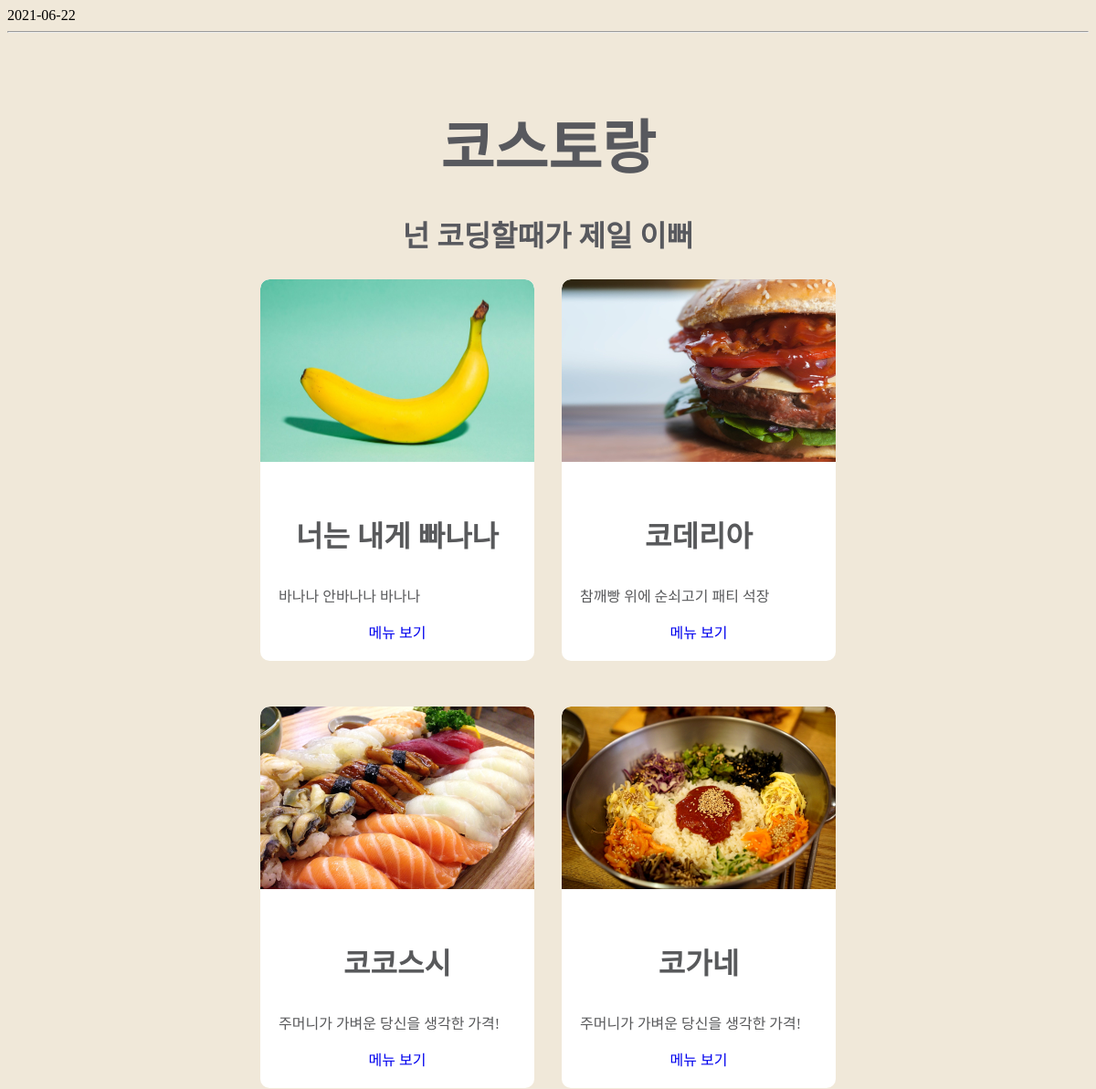
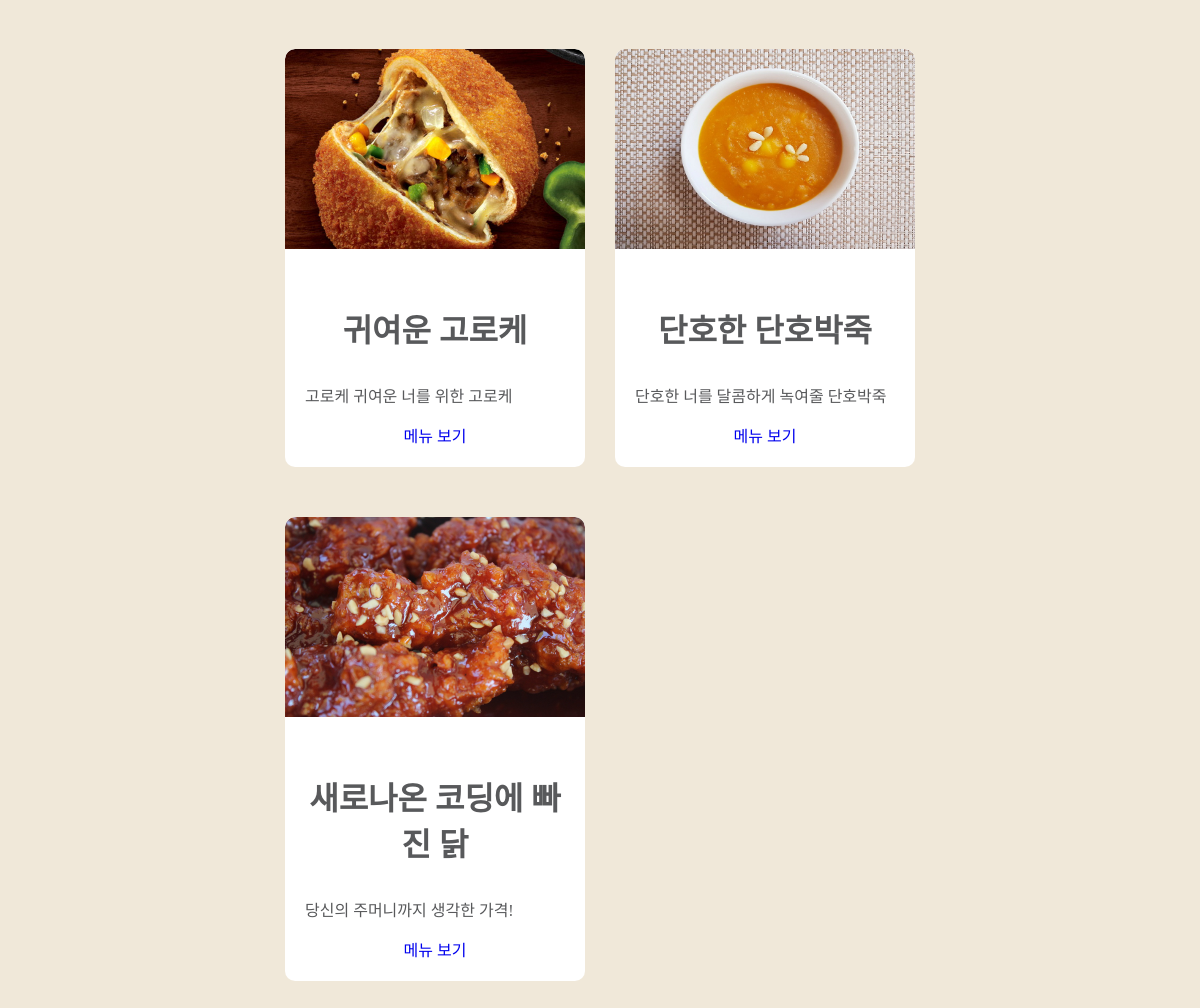
The page /foods/menu/ on the database its author committed (2 pictures, top to bottom).
### foods/models.py (models this page shows, shortened)
class Menu(models.Model):
    name = models.CharField(max_length=50)
    description = models.CharField(max_length=100)
    price = models.IntegerField()
    img_path = models.CharField(max_length=255)

### foods/views.py (the view)
# urls.py: path('menu/', views.index),
def index(request):
    context = dict()
    today = str(datetime.today().date())
    menus = Menu.objects.all()
    context['date'] = today
    context['menus'] = menus
    return render(request, 'foods/index.html', context)

### foods/templates/foods/index.html
{% extends './base.html' %}
{% load static %}
{% block date-block %}
  <div>{{date}}</div>
{% endblock date-block %}
{% block food-container %}
  {% for menu in menus %}
    <div class="food">
      <img src={% get_static_prefix %}{{menu.img_path}} width="300" height="200" />
      <div class="info">
        <h3>{{menu.name}}</h3>
        <P>{{menu.description}}</p>
        <a href={{menu.id}}>메뉴 보기</a>
      </div>
    </div>
  {% endfor %}
{% endblock food-container %}

### foods/templates/foods/base.html (shortened to what this page needs)
{% load static %}
<!DOCTYPE html>
<html>
    <head>
        <link rel="stylesheet" href="{% static 'foods/css/styles.css' %}">
    </head>
    <body>
        {% block date-block %}{% endblock date-block %}
        <hr/>
        <h1>코스토랑</h1>
        <h2>넌 코딩할때가 제일 이뻐</h2>
        <div class="food-container">
            {% block food-container %}{% endblock food-container %}
        </div>
    </body>
</html>

### foods/static/foods/css/styles.css (style rules this page uses)
* { box-sizing: border-box; }
body { background-color : #f0e8d9; }
h1 { text-align: center; font-size:64px; color: #58595e; margin-top: 75px; margin-bottom: 30px; font-family: Jua; }
h2 { text-align: center; font-size:32px; color: #58595e; font-family: Jua; }
.food-container { width:660px; margin-left: auto; margin-right: auto; }
.food { background-color : white; width: 300px; margin-left: auto; margin-right: auto; border-radius: 10px; overflow: hidden; margin-bottom: 50px; float: left; margin-left: 15px; margin-right: 15px; }
.food h3 { color: #58595b; font-size: 32px; font-family: Jua; }
.food p { color: #58595b; font-size: 16px; font-family: Jua; text-align: left; }
.food a { color: #0000ee; font-size: 16px; font-family: Jua; text-decoration: none; }
.food .info { padding: 20px; text-align: center; }
.food img { border-top-left-radius: 10px; border-top-right-radius: 10px; }

### rows shown on the page
Menu: img_path (picture), name "너는 내게 빠나나", description "바나나 안바나나 바나나"
Menu: img_path (picture), name "코데리아", description "참깨빵 위에 순쇠고기 패티 석장"
Menu: img_path (picture), name "코코스시", description "주머니가 가벼운 당신을 생각한 가격!"
Menu: img_path (picture), name "코가네", description "주머니가 가벼운 당신을 생각한 가격!"
Menu: img_path (picture), name "귀여운 고로케", description "고로케 귀여운 너를 위한 고로케"
Menu: img_path (picture), name "단호한 단호박죽", description "단호한 너를 달콤하게 녹여줄 단호박죽"
Menu: img_path (picture), name "새로나온 코딩에 빠진 닭", description "당신의 주머니까지 생각한 가격!"

### other values the page prints
{{ date }} "2021-06-22"
